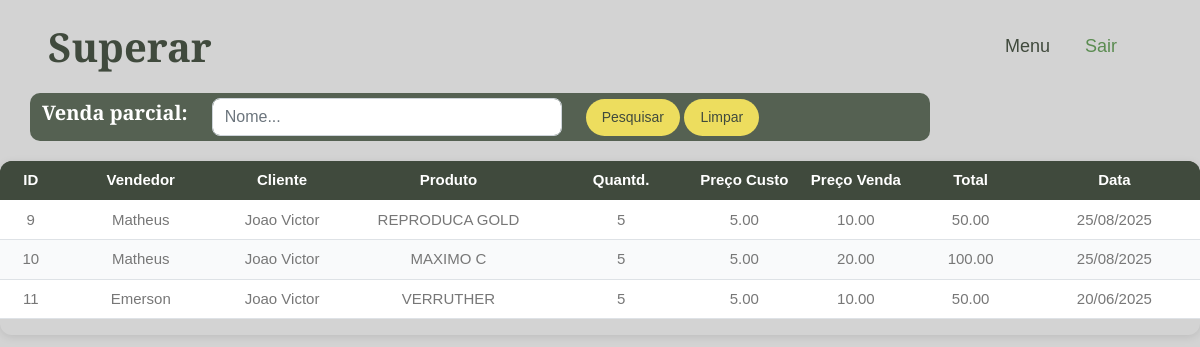
The app's page /consultageral.php (signed in) with its own data.
### tables this page shows
CREATE TABLE `venda` (
  `id` int(11) NOT NULL,
  `idproduto` int(11) DEFAULT NULL,
  `idvendedor` int(11) DEFAULT NULL,
  `idcliente` int(11) NOT NULL,
  `quantidade` int(11) NOT NULL,
  `datavenda` date DEFAULT NULL,
  `preco` decimal(10,2) NOT NULL,
  `valortotal` decimal(10,2) GENERATED ALWAYS AS (`quantidade` * `preco`) STORED,
  `precocusto` decimal(10,2) NOT NULL
);

CREATE TABLE `vendedor` (
  `id` int(11) NOT NULL,
  `nome` varchar(255) NOT NULL
);

CREATE TABLE `cliente` (
  `id` int(11) NOT NULL,
  `nome` varchar(100) NOT NULL,
  `email` varchar(100) NOT NULL,
  `whatsapp` varchar(12) NOT NULL,
  `endereco` varchar(4) NOT NULL,
  `bairro` varchar(50) NOT NULL,
  `cidade` varchar(50) NOT NULL,
  `uf` varchar(2) NOT NULL
);

CREATE TABLE `produto` (
  `id` int(11) NOT NULL,
  `nome` varchar(255) NOT NULL,
  `preco` decimal(10,2) NOT NULL,
  `comissao` decimal(5,2) DEFAULT NULL,
  `estoque` int(11) DEFAULT NULL,
  `precocusto` decimal(10,2) DEFAULT NULL,
  `precovenda` decimal(10,2) DEFAULT NULL
);

### consultageral.php (the view, shortened to what this page needs)
<?php
include('connect.php');
$sql = 'select v.id id, p.id idp, cli.id idc, cli.nome cliente, p.nome produto, ve.id idv, ve.nome vendedor,
v.precocusto, v.preco, v.quantidade, v.datavenda, v.valortotal
from venda v
inner join produto p
on p.id = v.idproduto
inner join vendedor ve
on ve.id = v.idvendedor
inner join cliente cli
on cli.id = v.idcliente;';
    $pesqvend = '';
$result = mysqli_query($con, $sql);
?>
<!DOCTYPE html>
<html lang="pt-br">
<head>
    <link href="https://cdnjs.cloudflare.com/ajax/libs/font-awesome/5.10.0/css/all.min.css" rel="stylesheet">
    <link href="https://cdn.jsdelivr.net/npm/bootstrap-icons@1.4.1/font/bootstrap-icons.css" rel="stylesheet">
    <link href="lib/animate/animate.min.css" rel="stylesheet">
    <link href="lib/owlcarousel/assets/owl.carousel.min.css" rel="stylesheet">
    <link href="lib/lightbox/css/lightbox.min.css" rel="stylesheet">
    <link href="css/bootstrap.min.css" rel="stylesheet">
    <link href="css/style.css" rel="stylesheet">
</head>
<body>
    <nav class="navbar navbar-expand-lg  navbar-light sticky-top px-4 px-lg-5">
        <h1 class="m-0">Superar</h1>
        <div class="collapse navbar-collapse" id="navbarCollapse">
            <div class="navbar-nav ms-auto p-4 p-lg-0">
                <a href="menu.php" class="nav-item nav-link">Menu</a>
                <a href="logout.php" class="nav-item nav-link active">Sair</a>
            </div>
        </div>
    </nav>
    <div class="text-center mx-auto wow fadeInUp" data-wow-delay="0.1s">
        <div class="text-center mx-auto wow fadeInUp" data-wow-delay="0.1s">
            <div class="container" style="background-color: transparent;">
                <form method="post" action="">
                    <div class="row align-items-center" style="background-color: #556152; padding-top:5px; padding-bottom:5px; border-radius: 10px; width: 900px">
                        <div class="col-auto">
                            <h5 style="color: white;">Venda parcial:</h5>
                        </div>
                        <div class="col-auto">
                            <input type="text" name="pesqvend" id="pesqvend" class="form-control" placeholder="Nome..." style="width: 350px;" value="<?php echo $pesqvend; ?>">
                        </div>
                        <div class="col-auto">
                        <button class="btn btn-secondary rounded-pill py-2 px-3" type="submit" name="submit">Pesquisar</button>
                            <a href="vendaselect.php" class="btn btn-secondary rounded-pill py-2 px-3">Limpar</a>
                        </div>
                    </div>
                </form>
            </div>
        </div>
        <div class="table-container">
            <table class="table table-hover text-center">
            <thead class="thead-dark">
                <tr>
                    <th scope="col" style="background-color: #404A3D; color: white; width:20px">ID</th>
                    <th scope="col" style="background-color: #404A3D; color: white; width:50px">Vendedor</th>
                    <th scope="col" style="background-color: #404A3D; color: white; width:40px">Cliente</th>
                    <th scope="col" style="background-color: #404A3D; color: white; width:50px">Produto</th>
                    <th scope="col" style="background-color: #404A3D; color: white; width:10px">Quantd.</th>
                    <th scope="col" style="background-color: #404A3D; color: white; width:25px">Preço Custo</th>
                    <th scope="col" style="background-color: #404A3D; color: white; width:25px">Preço Venda</th>
                    <th scope="col" style="background-color: #404A3D; color: white; width:10px">Total</th>
                    <th scope="col" style="background-color: #404A3D; color: white; width:10px">Data</th>
                </tr>
            </thead>
                <tbody>
                    <?php
                    if ($result && mysqli_num_rows($result) > 0) {
                        while ($row = mysqli_fetch_assoc($result)) {
                            echo "<tr>
                            <td>" . $row['id'] . "</td>
                <td>" . $row['vendedor'] . "</td>
                <td>" . $row['cliente'] . "</td>
                <td>" . $row['produto'] . "</td>
                <td>" . $row['quantidade'] . "</td>
                <td>" . $row['precocusto'] . "</td>
                <td>" . $row['preco'] . "</td>
                <td>" . $row['valortotal'] . "</td>
                <td>" . date('d/m/Y', strtotime($row['datavenda'])) . "</td>";
                        }
                    } else {
                        echo "<tr><td colspan='11'>Nenhuma venda registrada.</td></tr>";
                    }
                    ?>
                </tbody>
            </table>
        </div>
</body>
</html>

### css/style.css (style rules this page uses)
:root { --primary: #5B8C51; --secondary: #EDDD5E; --light: #F7F7F7; --dark: #404A3D; }
body { margin: 0; font-family: Poppins, sans-serif; background-color: #D3D3D3; }
.btn { transition: .5s; font-weight: 500; }
.btn-secondary, .btn-outline-secondary:hover { color: var(--dark); }
.navbar.sticky-top { top: -100px; transition: .5s; }
.navbar .navbar-nav .nav-link { margin-right: 35px; padding: 25px 0; color: var(--dark); font-size: 18px; font-weight: 500; outline: none; }
.navbar .navbar-nav .nav-link:hover, .navbar .navbar-nav .nav-link.active { color: var(--primary); }

### consultageral.php (style rules this page uses)
.table-container { width: 100%; overflow-x: auto; margin-top: 20px; border-radius: 12px; box-shadow: 0 2px 8px rgba(0, 0, 0, 0.1); }
table { width: 100%; border-collapse: collapse; background: #fff; font-family: "Poppins", sans-serif; font-size: 15px; color: #333; }
thead { background: #404A3D; color: #fff; }
thead th { padding: 14px; text-align: center; font-weight: 600; }
tbody tr:nth-child(even) { background: #f9fafb; }
td { padding: 12px 14px; text-align: center; }
.btn { padding: 6px 12px; border-radius: 8px; border: none; cursor: pointer; font-size: 14px; font-weight: 500; transition: 0.2s; }

### records on screen
venda: id "9", idvendedor.nome "Matheus", idcliente.nome "Joao Victor", idproduto.nome "REPRODUCA GOLD", quantidade "5", precocusto "5.00", preco "10.00", valortotal "50.00", datavenda "25/08/2025"
venda: id "10", idvendedor.nome "Matheus", idcliente.nome "Joao Victor", idproduto.nome "MAXIMO C", quantidade "5", precocusto "5.00", preco "20.00", valortotal "100.00", datavenda "25/08/2025"
venda: id "11", idvendedor.nome "Emerson", idcliente.nome "Joao Victor", idproduto.nome "VERRUTHER", quantidade "5", precocusto "5.00", preco "10.00", valortotal "50.00", datavenda "20/06/2025"
